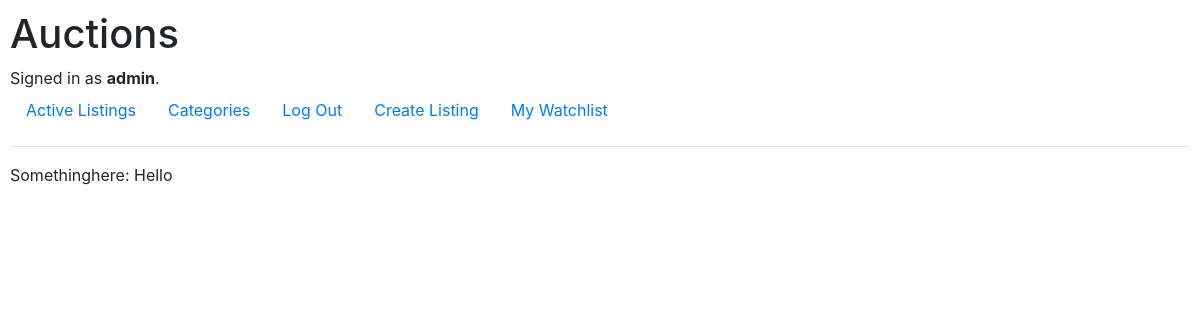
The app's page /nocategory (signed in), older data.
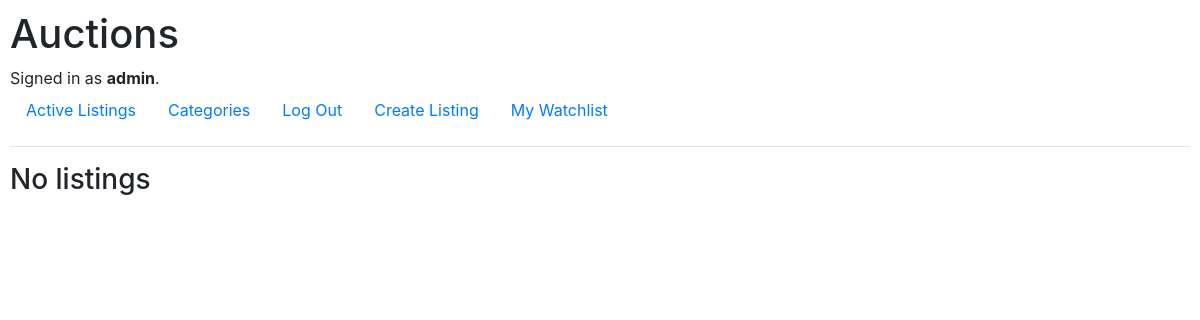
The same page, newer data.
### auctions/models.py (models this page shows, shortened)
class Listing(models.Model):
    user_id = models.ForeignKey(User, on_delete=models.CASCADE, related_name="this_user_listings")
    title = models.CharField(max_length=64)
    description = models.TextField(blank=True)
    startingbid = models.FloatField()
    currentbid = models.FloatField(blank=True, null=True)
    category = models.ForeignKey(Category, on_delete=models.CASCADE, related_name="this_category_listings", blank=True, null=True)
    image = models.ImageField(null=True, blank=True)
    isitactive = models.BooleanField(default=True)
    watchlist = models.ManyToManyField(User, blank=True, related_name="this_user_fav_listing")
    dateposted = models.DateTimeField(auto_now_add=True)
    def __str__(self):
        return f"{self.title}: {self.description}"

### auctions/views.py (the view)
# urls.py: path("nocategory", views.nocategory, name="nocategory")
def nocategory(request):
    nocategory = Listing.objects.filter(category_id__isnull = True)
    return render(request, "auctions/nocategory.html", {
        "nocategory": nocategory
    })

### auctions/templates/auctions/nocategory.html
{% extends "auctions/layout.html" %}
{% block body %}
    {% if nocategory %}
        {% for listing in nocategory %}
            {{listing}}
        {% endfor %}
    {% else %}
    <h3>No listings</h3>
    {% endif %}
{% endblock %}

Row changes from the older to the newer data that the page shows:
removed Listing: title+description "Somethinghere: Hello"
Text that changed along with them:
text now shown: "No listings"
